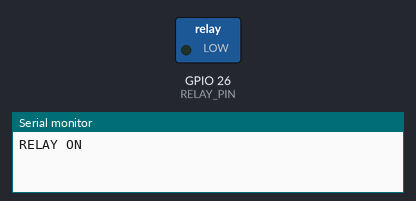
A sketch run on a simulated ESP32. On the bench: switched loads named in the sketch (green lamp = pin HIGH), the last lines printed to the serial monitor.

Above: at 1.0 s.
At 3.0 s:
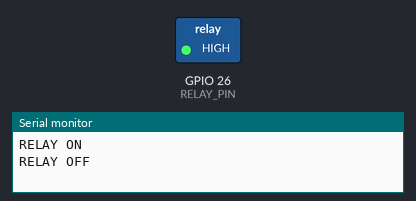
Timing chart, 0 to 5.2 s (numbered marks = the images above):
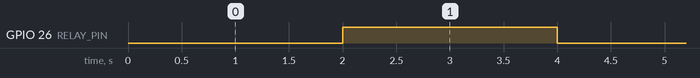

Measured:
- by itself, GPIO 26 (RELAY_PIN): alternates HIGH for 2.0 s and LOW for 2.0 s

The sketch:

relay_2s_freertos_task.ino
```cpp
/*
 * ============================================================================
 *  SINGLE CHANNEL RELAY — 2 s ON / 2 s OFF  (ESP32, FreeRTOS task version)
 * ----------------------------------------------------------------------------
 *  Board      : ESP32 DevKit / WROOM
 *  Module     : 1-channel 5 V relay board
 *  Behaviour  : A dedicated FreeRTOS task toggles the relay every 2 s using
 *               vTaskDelay() — the main loop() remains completely free.
 *
 *  Wiring: Relay IN -> GPIO26, VCC -> 5V, GND -> GND
 * ============================================================================
 */

#define RELAY_PIN        26
#define RELAY_ACTIVE_LOW true

const TickType_t INTERVAL_TICKS = pdMS_TO_TICKS(2000);   // 2 seconds

bool relayState = false;

void setRelay(bool on) {
  relayState = on;
  digitalWrite(RELAY_PIN, (on ^ RELAY_ACTIVE_LOW) ? HIGH : LOW);
}

/*
 * Relay task: toggles the coil ON for 2 s, then OFF for 2 s, forever.
 * Created on core 1 with priority 1 (see setup()).
 */
void relayTask(void *parameter) {
  for (;;) {
    setRelay(true);
    Serial.println("RELAY ON");
    vTaskDelay(INTERVAL_TICKS);

    setRelay(false);
    Serial.println("RELAY OFF");
    vTaskDelay(INTERVAL_TICKS);
  }
}

void setup() {
  pinMode(RELAY_PIN, OUTPUT);
  setRelay(false);
  Serial.begin(115200);

  // Start the relay control task:
  xTaskCreatePinnedToCore(
      relayTask,      // function
      "RelayTask",    // name
      4096,           // stack size (bytes)
      NULL,           // parameter
      1,              // priority
      NULL,           // task handle
      1               // core 1 (core 0 runs WiFi)
  );
}

void loop() {
  // Main loop is free for WiFi, sensors, web server, etc.
  vTaskDelay(pdMS_TO_TICKS(1000));
}
```
